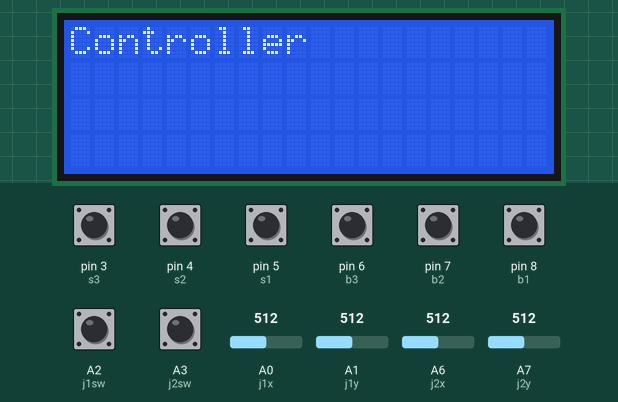
A sketch run on a simulated Arduino Nano, built with avr-gcc and run on an emulated ATmega328P. On the bench: 20×4 character LCD. The inputs (shaded band) are chosen by the test bench; at power-on: A2 (j1sw), A3 (j2sw), pin 3 (s3), pin 4 (s2), pin 5 (s1), pin 6 (b3), pin 7 (b2), pin 8 (b1) HIGH, A0 (j1x) = 512, A1 (j1y) = 512, A6 (j2x) = 512, A7 (j2y) = 512. No radio packets arrive unless stated; what the sketch prints to the serial monitor is not drawn.

Above: at 0.1 s.
At 2.2 s:
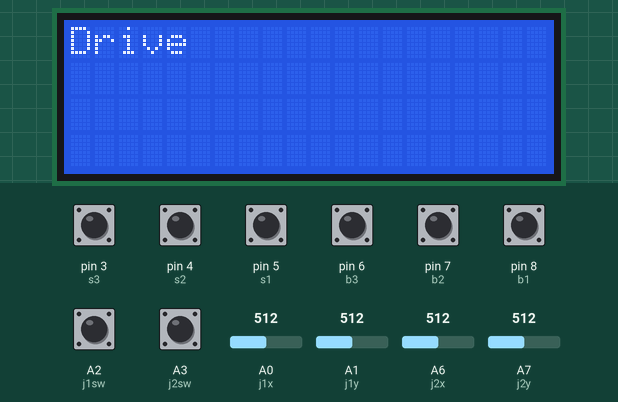
2.3 s: pin 3 (s3) pulled LOW for 0.15 s
At 2.48 s:
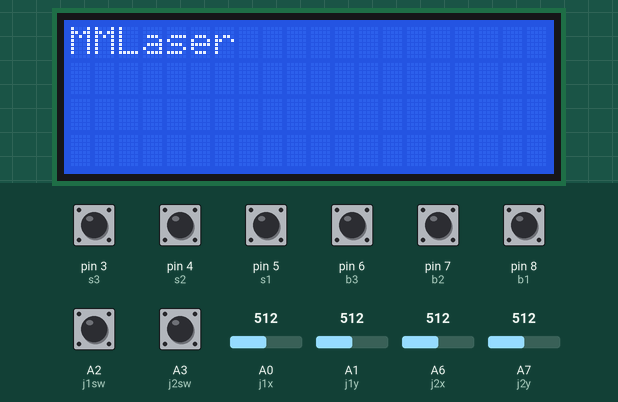
4.1 s: A0 (j1x) set to 30
7.1 s: A1 (j1y) set to 110
10.1 s: A1 (j1y) set to 90
13.1 s: A6 (j2x) set to 30
16.1 s: A0 (j1x) set to 306
Timing chart, 0 to 19.1 s (numbered marks = the images above; inputs shaded):
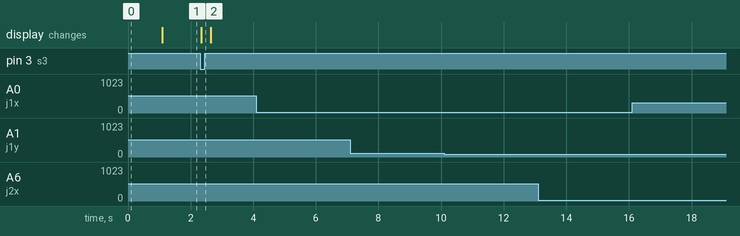

Measured:
- after the input at 2.3 s, the display: changes at once (image 2)

The sketch:

controller.ino
```cpp
//   ________  _______   ________         ___  ___          ___       __   ________  ___       ___       ___  ________
//  |\   __  \|\  ___ \ |\   ___  \      |\  \|\  \        |\  \     |\  \|\   __  \|\  \     |\  \     |\  \|\   ____\
//  \ \  \|\ /\ \   __/|\ \  \\ \  \     \ \  \ \  \       \ \  \    \ \  \ \  \|\  \ \  \    \ \  \    \ \  \ \  \___|_
//   \ \   __  \ \  \_|/_\ \  \\ \  \  __ \ \  \ \  \       \ \  \  __\ \  \ \   __  \ \  \    \ \  \    \ \  \ \_____  \
//    \ \  \|\  \ \  \_|\ \ \  \\ \  \|\  \\_\  \ \  \       \ \  \|\__\_\  \ \  \ \  \ \  \____\ \  \____\ \  \|____|\  \
//     \ \_______\ \_______\ \__\\ \__\ \________\ \__\       \ \____________\ \__\ \__\ \_______\ \_______\ \__\____\_\  \
//      \|_______|\|_______|\|__| \|__|\|________|\|__|        \|____________|\|__|\|__|\|_______|\|_______|\|__|\_________\
//                                                                                                              \|_________|
#include <RF24.h> //librarys for rf nano
#include <RF24_config.h>
#include <nRF24L01.h>
#include <printf.h>
#include <Wire.h> //`Wire.h` is a library that allows you to communicate with I2C devices.
#include <LiquidCrystal_I2C.h> // for the lcd
#include <EEPROM.h>
int input;
const int datanum = 12;
int data[datanum];
RF24 SendRadio(9, 10);
LiquidCrystal_I2C lcd(0x27,20,4);  // set the LCD address to 0x27 for a 16 chars and 2 line display

int b1 = 8;
int b2 = 7;
int b3 = 6;
int s1 = 5;
int s2 = 4;
int s3 = 3;
int j1x = A0;
int j1y = A1;
int j1sw = A2;
int j2x = A6;
int j2y = A7;
int j2sw = A3;


void setup()
{
  Serial.begin(115200); // Start serial communication. (115200 baud for RF-NANO)
  pinMode(b1, INPUT_PULLUP);
  pinMode(b2, INPUT_PULLUP);
  pinMode(b3, INPUT_PULLUP);
  pinMode(s1, INPUT_PULLUP);
  pinMode(s2, INPUT_PULLUP);
  pinMode(s3, INPUT_PULLUP);
  pinMode(j1x, INPUT);
  pinMode(j1y, INPUT);
  pinMode(j1sw, INPUT_PULLUP);
  pinMode(j2x, INPUT);
  pinMode(j2y, INPUT);
  pinMode(j2sw, INPUT_PULLUP);

  SendRadio.begin(); //Start the nRF24L01+ module.
  SendRadio.setAddressWidth(5); //Set the address width to 5 bytes.
  SendRadio.openWritingPipe(0xF0F0F0F066LL); //Sends data on this 40-bit address
  SendRadio.setChannel(115);           //115 band above WIFI signals
  SendRadio.setPALevel(RF24_PA_MAX);   //Max to provide maximum range
  SendRadio.setDataRate(RF24_1MBPS) ;  //experiment with this to try get more range (lower = more range but less speed)
  SendRadio.stopListening(); //Stop Receiving and start transminitng
  lcd.init();                      // initialize the lcd
  lcd.backlight();
  lcd.setCursor(0,0);
  lcd.print("Controller");
  delay(1000);
  lcd.clear();
  lcd.setCursor(0,0);
}

void loop()
{
  data[0] = digitalRead(b1);
  data[1] = digitalRead(b2);
  data[2] = digitalRead(b3);
  data[3] = digitalRead(s1);
  data[4] = digitalRead(s2);
  data[5] = digitalRead(s3);
  data[6] = analogRead(j1x);
  data[7] = analogRead(j1y);
  data[8] = digitalRead(j1sw);
  data[9] = analogRead(j2x);
  data[10] = analogRead(j2y);
  data[11] = digitalRead(j2sw);
  SendRadio.openWritingPipe(0xF0F0F0F066); //Sends data on this 40-bit address
  SendRadio.write(data, datanum * sizeof(int));; //Send the data array.
  Serial.print(data[0]);
  Serial.print("  ");
  Serial.print(data[1]);
  Serial.print("  ");
  Serial.print(data[2]);
  Serial.print("  ");
  Serial.print(data[3]);
  Serial.print("  ");
  Serial.print(data[4]);
  Serial.print("  ");
  Serial.print(data[5]);
  Serial.print("  ");
  Serial.print(data[6]);
  Serial.print("  ");
  Serial.print(data[7]);
  Serial.print("  ");
  Serial.print(data[8]);
  Serial.print("  ");
  Serial.print(data[9]);
  Serial.print("  ");
  Serial.print(data[10]);
  Serial.print("  ");
  Serial.print(data[11]);
  Serial.println("  ");
  // menu code
  if (data[5] == 1)
  {
    lcd.clear();
    lcd.setCursor(0,0);
    lcd.print("Drive");
  }
  else
  {
    lcd.clear();
    lcd.setCursor(0,0);
    lcd.print("Menu");
    lcd.setCursor(1,0);
    lcd.print("Motors");
    lcd.setCursor(2,0);
    lcd.print("Laser");
    lcd.setCursor(3,0);

  }
}
```
